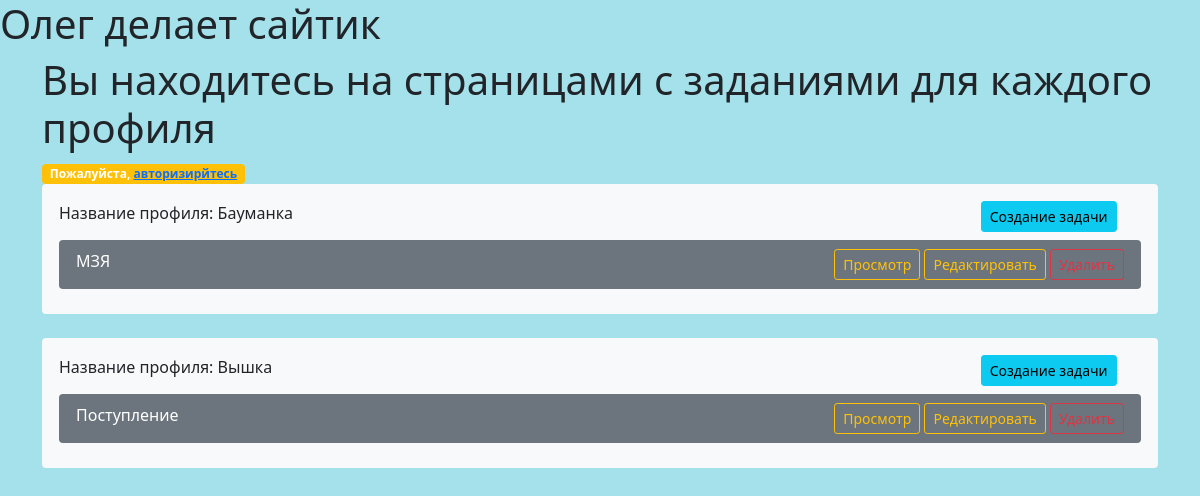
Page /tasks/ on the earlier database version.
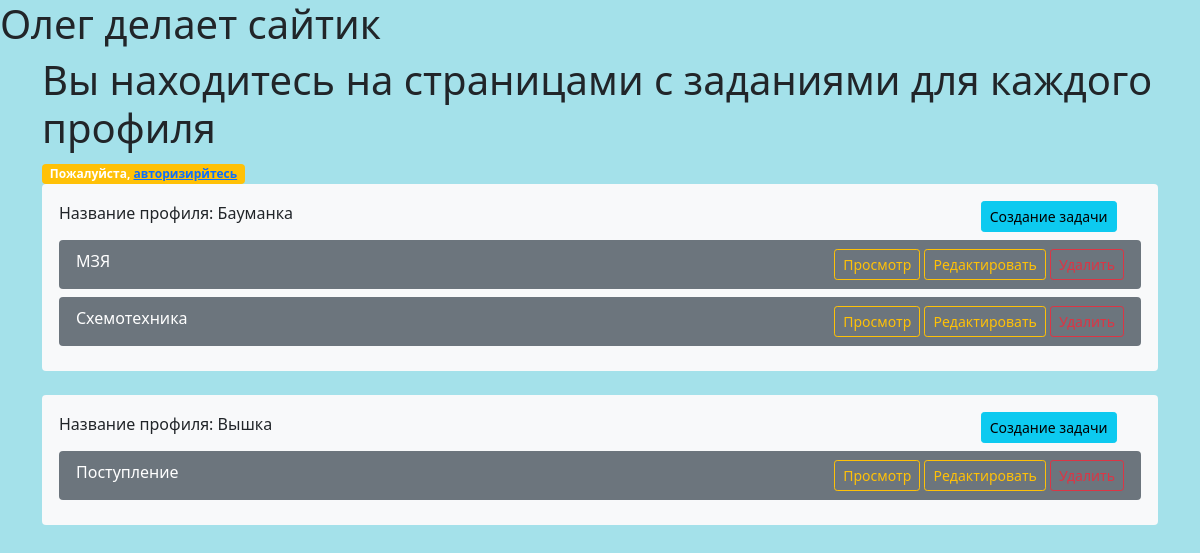
Same page on the later database version.
### tasks/models.py (models this page shows, shortened)
class Profile(models.Model):
    title = models.CharField(max_length=100)
    phone = models.CharField(max_length=20)
    email = models.EmailField(null=True, blank=True)
    address = models.TextField(null=True, blank=True)
    class Meta:
        verbose_name = 'Профиль компании'
        verbose_name_plural = 'Профили компаний'

class Task(models.Model):
    status_varient = [('New','Новая'),('In_work','В работе'),('Done','Завершена')]
    title = models.CharField(max_length=100)
    description = models.TextField(null=True, blank=True,)
    created_at = models.DateTimeField(auto_now_add=True)
    profile = models.ForeignKey(Profile, related_name='tasks', on_delete=models.CASCADE)
    status = models.CharField(max_length=20, choices=status_varient, default='Новая',)

### tasks/views.py (the view)
# urls.py: path('', control.index, name='index'),
def index(request):
    profiles = Profile.objects.all()
    context = {
        'title': 'Tasks Page',
        'message': 'Вы находитесь на страницами с заданиями для каждого профиля',
        'profiles': profiles,
        'page': 'main',
    }
    return render(request, 'tasks/index.html', context)

### tasks/templates/tasks/index.html
{% extends "tasks/base.html" %}
{% block content %}
<body>
  <div class="container">
    <h1>
      {{ message }}
    </h1>
    {% if request.user.is_superuser %}
      <span class="badge bg-secondary">Пользователь админ</span>
      <a href="/admin/" class="btn btn-sm btn-primary" target="_blank">Перейти в админку</a>
    {% else %}
      <span class="badge bg-warning">Пожалуйста,
        <a href="/admin/" target="_blank">авторизирйтесь</a>
      </span>
    {% endif %}
  </div>
  <div class="container">
    {% for profile in profiles %}
    <div class="alert bg-light mb-4">
      <div class="row">
        <div class="col-md-10">
          <p class="mb-0">Название профиля: {{ profile.title }}</p>
        </div>
        <div class="col-md-2 text-right">
          <a class="btn btn-sm btn-info" href="{% url 'task-create' profile_pk=profile.pk %}">Создание задачи</a>
        </div>
      </div>
      {% if profile.tasks.all %}
      <div class="mt-2">
        {% for task in profile.tasks.all %}
        <div class="alert bg-secondary text-white d-flex justify-content-between mb-2 py-2 px-3">
          <div>
            {{ task.title }}
          </div>
          <div>
            <a class="btn btn-sm btn-outline-warning" href="{% url 'task-read' task.pk %}">Просмотр</a>
            <a class="btn btn-sm btn-outline-warning" href="{% url 'task-update' task.pk %}">Редактировать</a>
            <a class="btn btn-sm btn-outline-danger" href="{% url 'task-delete' task.pk %}">Удалить</a>
          </div>
        </div>
        {% endfor %}
      </div>
      {% else %}
      <p>У этого профиля нет заданий</p>
      {% endif %}
    </div>
    {% endfor %}
  </div>
</body>
{% endblock content %}

Differences in the rows shown:
added Task: title "Схемотехника", shown under Profile "Бауманка"
